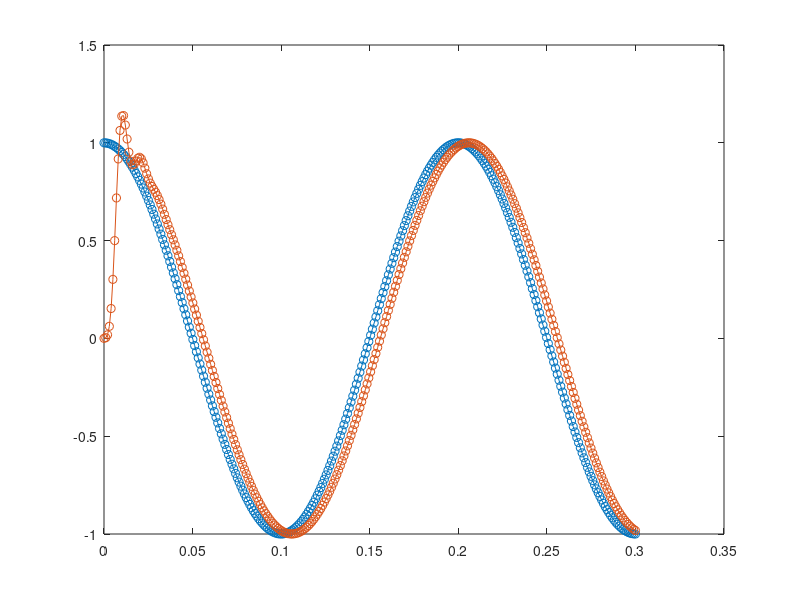

MATLAB code to generate this figure:
clear all, close all;
pkg load signal;

fs = 1000;
fg = 100;
[b, a] = butter(6, fg/(fs/2));
sos = tf2sos(b, a)

round(sos * 2^14)

t = linspace(0, 0.3, fs*0.3);
f = 5;
x = cos(2*pi*t*f);
y = sosfilt(sos, x);
plot(t, x, '-o', t, y, '-o');
